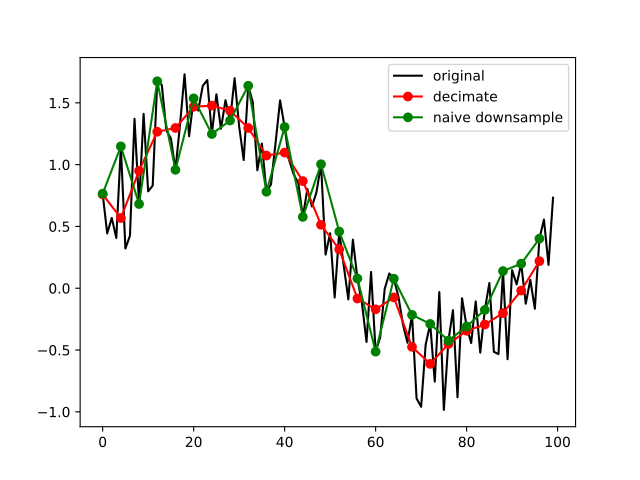

Write Python code to recreate this figure.
import pynapple as nap
import numpy as np
import matplotlib
matplotlib.use("Agg")
import matplotlib.pyplot as plt
noisy_data = np.random.rand(100) + np.sin(np.linspace(0, 2 * np.pi, 100))
tsd = nap.Tsd(t=np.arange(100), d=noisy_data)
new_tsd = tsd.decimate(down=4)
plt.plot(tsd, color="k", label="original") #doctest: +ELLIPSIS
# Expected:
## [<matplotlib.lines.Line2D object at 0x...>]
plt.plot(new_tsd, color="r", marker="o", label="decimate") #doctest: +ELLIPSIS
# Expected:
## [<matplotlib.lines.Line2D object at 0x...>]
plt.plot(tsd[::4], color="g", marker="o", label="naive downsample") #doctest: +ELLIPSIS
# Expected:
## [<matplotlib.lines.Line2D object at 0x...>]
plt.legend() #doctest: +ELLIPSIS
# Expected:
## <matplotlib.legend.Legend object at 0x...>
plt.show()
